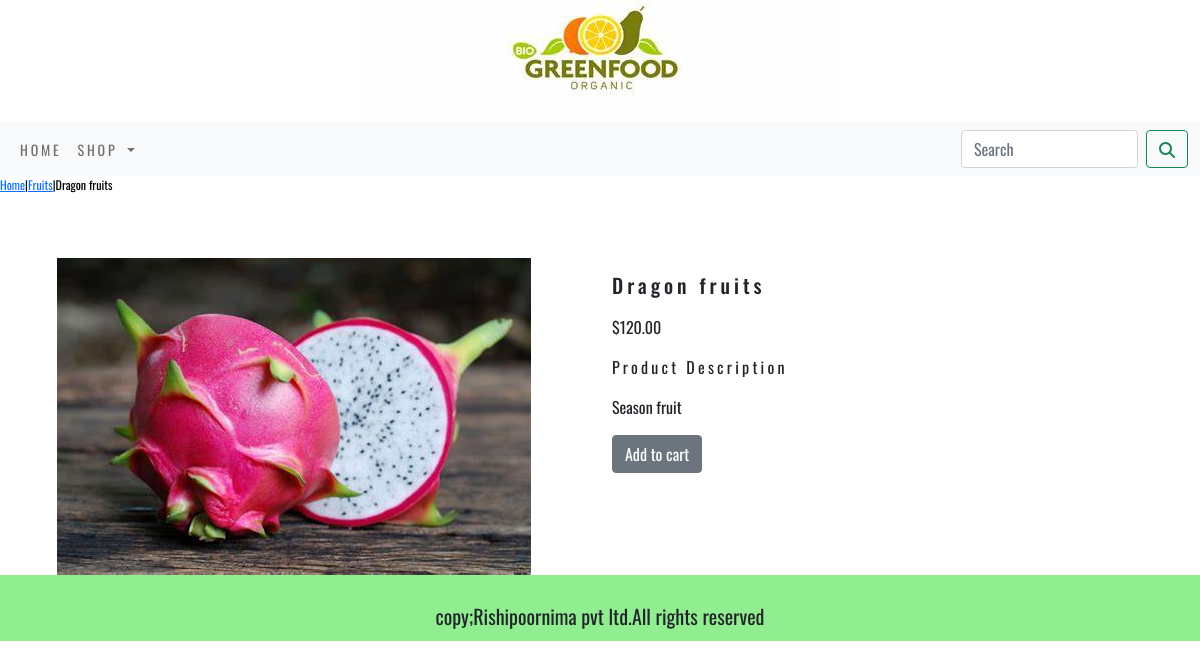
Page /ecomerseapp/fruits/dragon-fruits/ on the committed database.
### ecomerseapp/models.py (models this page shows, shortened)
class product(models.Model):
    name = models.CharField(max_length=250,unique=True)
    slug = models.SlugField(max_length=250,unique=True)
    description = models.TextField(blank=True)
    price = models.DecimalField(max_digits=10,decimal_places=2)
    category = models.ForeignKey(category,on_delete=models.CASCADE)
    image = models.ImageField(upload_to="product",blank=True)
    stock=models.IntegerField()
    available = models.BooleanField(default=True)
    created=models.DateTimeField(auto_now_add=True)
    updated = models.DateTimeField(auto_now=True)
    class Meta:
        ordering =('name',)
        verbose_name='product'
        verbose_name_plural='products'

class category(models.Model):
    name =models.CharField(max_length=250,unique=True)
    slug =models.SlugField(max_length=250,unique=True)
    description =models.TextField(blank=True)
    image =models.ImageField(upload_to="category",blank=True)
    class Meta:
        ordering =('name',)
        verbose_name ='category'
        verbose_name_plural ='categories'
    def get_url(self):
        return reverse('ecomerseapp:product_by_category',args=[self.slug])
    def __str__(self):
        return '{}'.format(self.name)

### ecomerseapp/views.py (the view)
# urls.py: path("<slug:c_slug>/<slug:p_slug>/", views.prodetail, name='productcatdetail')
def prodetail(request,c_slug,p_slug):
    try:
        Product = product.objects.get(category__slug=c_slug,slug=p_slug)
    except Exception as e:
        raise e
    return render(request,'product.html',{'Product':Product})

### cart/context_processors.py (called while the page is built)
def counter(request):
    item_count=0
    if 'admin' in request.path:
        return {}
    else:
        try:
            cart=Cart.objects.filter(cart_id =_cart_id(request))
            car_items = CartItem.objects.all().filter(cart=cart[:1])
            for cart_item in car_items:
             item_count += cart_item.quantity
        except Cart.DoesNotExist:
            item_count=0
    return  dict(item_count=item_count)

### cart/views.py (called while the page is built)
def _cart_id(request):
    cart = request.session.session_key
    if not cart:
        cart = request.session.create()
    return cart

### ecomerseapp/context_processors.py (called while the page is built)
def menu_links(request):
    links = category.objects.all()
    return dict(links=links)

### templates/product.html (shortened to what this page needs)
{%extends 'base.html' %}
{% load static %}
{% block content %}
    <div class="row my_prod_row_class">
        <div class="mx-auto">
            <p><a href="{% url 'ecomerseapp:allprodcat' %}">Home</a>|<a href="{{Product.category.get_url}}">{{Product.category}}</a>|{{Product.name}}</p>
        </div>
        <div class="container mt-4 ">
   <br>
    <div class="row gy-4">
        <div class="col-md-12 col-sm-12 col-md-12 col-lg-6 text-center">
        <div style="min-width:18rem;">
             <img src="{{Product.image.url}}" alt="{{Product.name}}">
        </div>
        </div>
            <div class="col-12 col-sm-12 col-md-12 col-lg-6">
                <div>
                   <h1 class=" my_prod_title">{{Product.name}}</h1>
                    <p>${{Product.price}}</p>
                   <p class="my_title">Product Description</p>
                   <p class="text-justify my_prod_text">{{Product.description}}</p>
                  {% if Product.stock <= 0 %}
                    <p class="text-justify my_prod_text"><b>Out of stock</b></p>
                  {% else %}
                   <a class="btn btn-secondary" href="{% url 'cart:add_cart' Product.id %}">Add to cart</a>
                   {% endif %}
                </div>
            </div>
</div>
 </div>
    </div>
{% endblock %}

### static/css/custom.css (style rules this page uses)
body { font-family: 'Oswald', sans-serif; }
.my_title { font-size:16px; text_transform:uppercase; letter-spacing:.2em; }
.my_prod_row_class { padding_top:15px; padding_bottom:20px; }
.my_prod_row_class .mx-auto { color:#000; font-size:12px; text-decoration:none; }
.my_prod_title { font-size:20px; text_transform:uppercase; letter-spacing:.2em; padding-top:15px; padding-bottom:10px; }
.my_prod_text { padding-right:20px; }

### rows in the picture
product: category "Fruits", name "Dragon fruits", image (picture), price "120.00", description "Season fruit"
